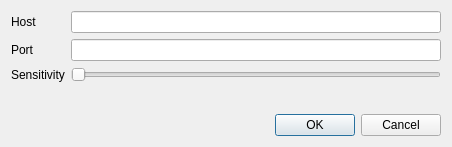
<?xml version="1.0" encoding="UTF-8"?>
<ui version="4.0">
 <class>XML3DSettingsData</class>
 <widget class="QDialog" name="XML3DSettingsData">
  <property name="geometry">
   <rect>
    <x>0</x>
    <y>0</y>
    <width>452</width>
    <height>147</height>
   </rect>
  </property>
  <property name="windowTitle">
   <string>XML3D Settings</string>
  </property>
  <layout class="QVBoxLayout" name="verticalLayout">
   <item>
    <layout class="QFormLayout" name="formLayout">
     <item row="0" column="0">
      <widget class="QLabel" name="label">
       <property name="text">
        <string>Host</string>
       </property>
      </widget>
     </item>
     <item row="0" column="1">
      <widget class="QLineEdit" name="host_edit">
       <property name="toolTip">
        <string>Position x</string>
       </property>
      </widget>
     </item>
     <item row="1" column="0">
      <widget class="QLabel" name="label_2">
       <property name="text">
        <string>Port</string>
       </property>
      </widget>
     </item>
     <item row="1" column="1">
      <widget class="QLineEdit" name="port_edit">
       <property name="toolTip">
        <string>Position x</string>
       </property>
      </widget>
     </item>
     <item row="2" column="0">
      <widget class="QLabel" name="label_3">
       <property name="text">
        <string>Sensitivity</string>
       </property>
      </widget>
     </item>
     <item row="2" column="1">
      <widget class="QSlider" name="sensitivity_slider">
       <property name="minimum">
        <number>1</number>
       </property>
       <property name="maximum">
        <number>500</number>
       </property>
       <property name="orientation">
        <enum>Qt::Horizontal</enum>
       </property>
      </widget>
     </item>
    </layout>
   </item>
   <item>
    <widget class="QDialogButtonBox" name="buttonBox">
     <property name="orientation">
      <enum>Qt::Horizontal</enum>
     </property>
     <property name="standardButtons">
      <set>QDialogButtonBox::Cancel|QDialogButtonBox::Ok</set>
     </property>
    </widget>
   </item>
  </layout>
 </widget>
 <resources/>
 <connections>
  <connection>
   <sender>buttonBox</sender>
   <signal>accepted()</signal>
   <receiver>XML3DSettingsData</receiver>
   <slot>accept()</slot>
   <hints>
    <hint type="sourcelabel">
     <x>248</x>
     <y>254</y>
    </hint>
    <hint type="destinationlabel">
     <x>157</x>
     <y>274</y>
    </hint>
   </hints>
  </connection>
  <connection>
   <sender>buttonBox</sender>
   <signal>rejected()</signal>
   <receiver>XML3DSettingsData</receiver>
   <slot>reject()</slot>
   <hints>
    <hint type="sourcelabel">
     <x>316</x>
     <y>260</y>
    </hint>
    <hint type="destinationlabel">
     <x>286</x>
     <y>274</y>
    </hint>
   </hints>
  </connection>
 </connections>
</ui>
